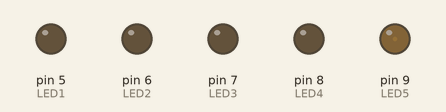
The sketch below on a simulated Arduino Uno, built with avr-gcc and run on an emulated ATmega328P. Parts: output pins drawn as LEDs (lit = HIGH).

Above: at 0.05 s.
At 0.65 s:
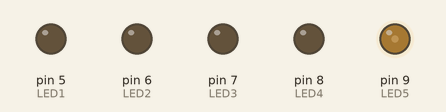
At 1.3 s:
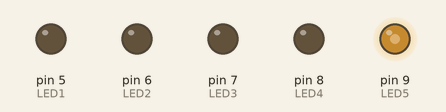
At 2.55 s:
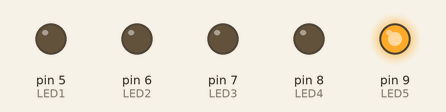
Timing chart, 0 to 5.9 s (numbered marks = the images above):
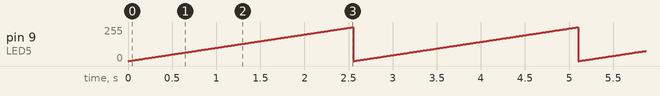

Measured:
- by itself, pin 9 (LED5): ramps from 0/255 to 254/255 and jumps back, once every 2.6 s

The sketch:

JosiahStopLight.ino
```cpp
int LED1 = 5;
int LED2 = 6;
int LED3 = 7;
int LED4 = 8;
int LED5 = 9;

void setup(){

}

void loop(){
  reset();
  stackLight();
  //otherLight();
  //redLight();
  //greenLight();
  //redLight();
  //greenLight();
}

void reset(){
  analogWrite(LED1, 0);
  analogWrite(LED2, 0);
  analogWrite(LED3, 0);
  analogWrite(LED4, 0);
  analogWrite(LED5, 0);
}

void greenLight(){
  reset();
  analogWrite(LED2,255);
  delay(7000);
}

void redLight(){
  reset();
  analogWrite(LED3,255);
  delay(2000);
  reset();
  analogWrite(LED4,255);
  delay(5000);
}

void otherLight(){
  reset();
  analogWrite(LED5,10);
  delay(250);
  reset();
  analogWrite(LED1,255);
  delay(250);
  reset();
  analogWrite(LED5,10);
  delay(250);
  reset();
  analogWrite(LED1,255);
  delay(250);
  reset();
  analogWrite(LED5,255);
  delay(250);
  reset();
  analogWrite(LED1,255);
  delay(250);
  reset();
  analogWrite(LED5,255);
  delay(250);
  reset();
  analogWrite(LED1,255);
  delay(250);
  reset();
  analogWrite(LED5,255);
  delay(250);
  reset();
  analogWrite(LED1,255);
  delay(250);
  reset();
  analogWrite(LED5,255);
  delay(250);
  reset();
  analogWrite(LED1,255);
  delay(250);
  reset();
  analogWrite(LED5,255);
  delay(250);
  reset();
  analogWrite(LED1,255);
  delay(250);
  reset();
  analogWrite(LED5,255);
  delay(250);
  reset();
  analogWrite(LED1,255);
  delay(250);
  reset();
  analogWrite(LED5,255);
  delay(250);
  reset();
  analogWrite(LED1,255);
  delay(250);
  reset();
  analogWrite(LED5,255);
  delay(250);
  reset();
  analogWrite(LED1,255);
  delay(250);
}

void stackLight(){
  for(int i =0;i<255;i++){
    analogWrite(LED5,i);
    delay(10);
  }
}
```
